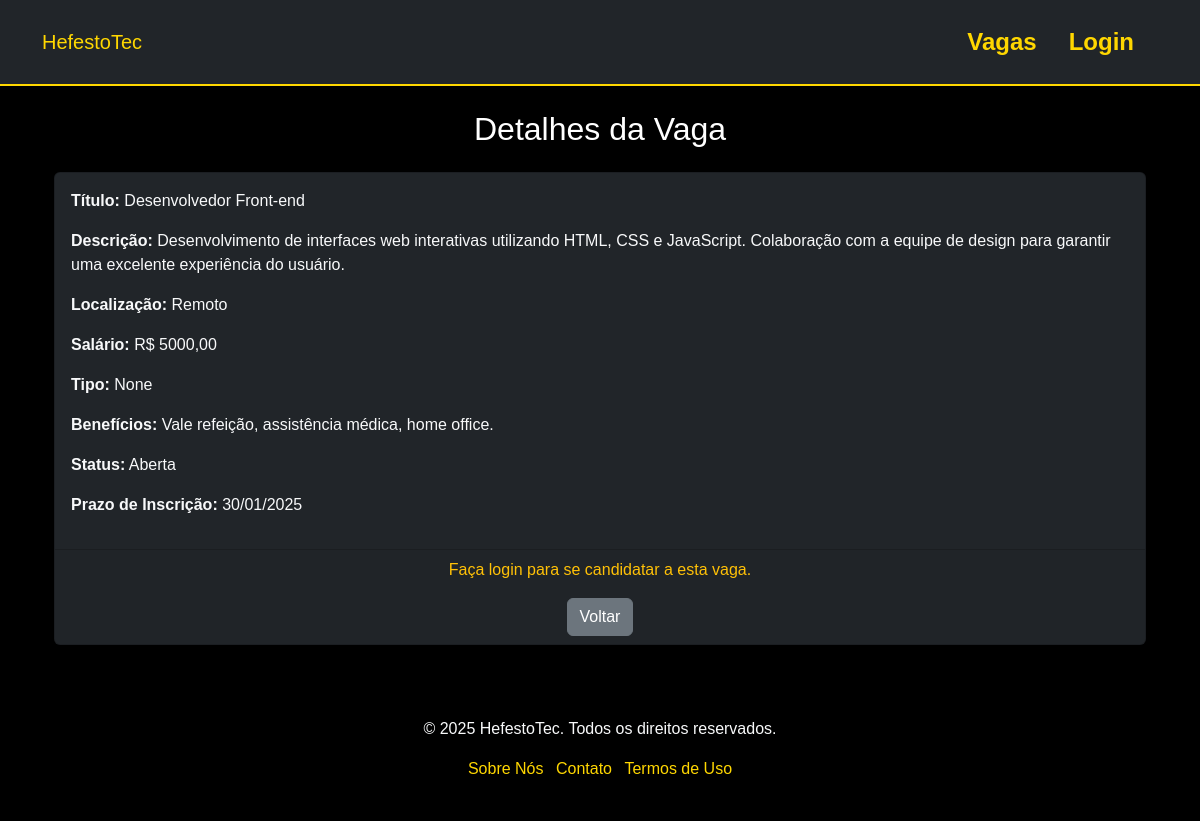
/vagas/1/detalhes/, run on an earlier commit of the app's database.
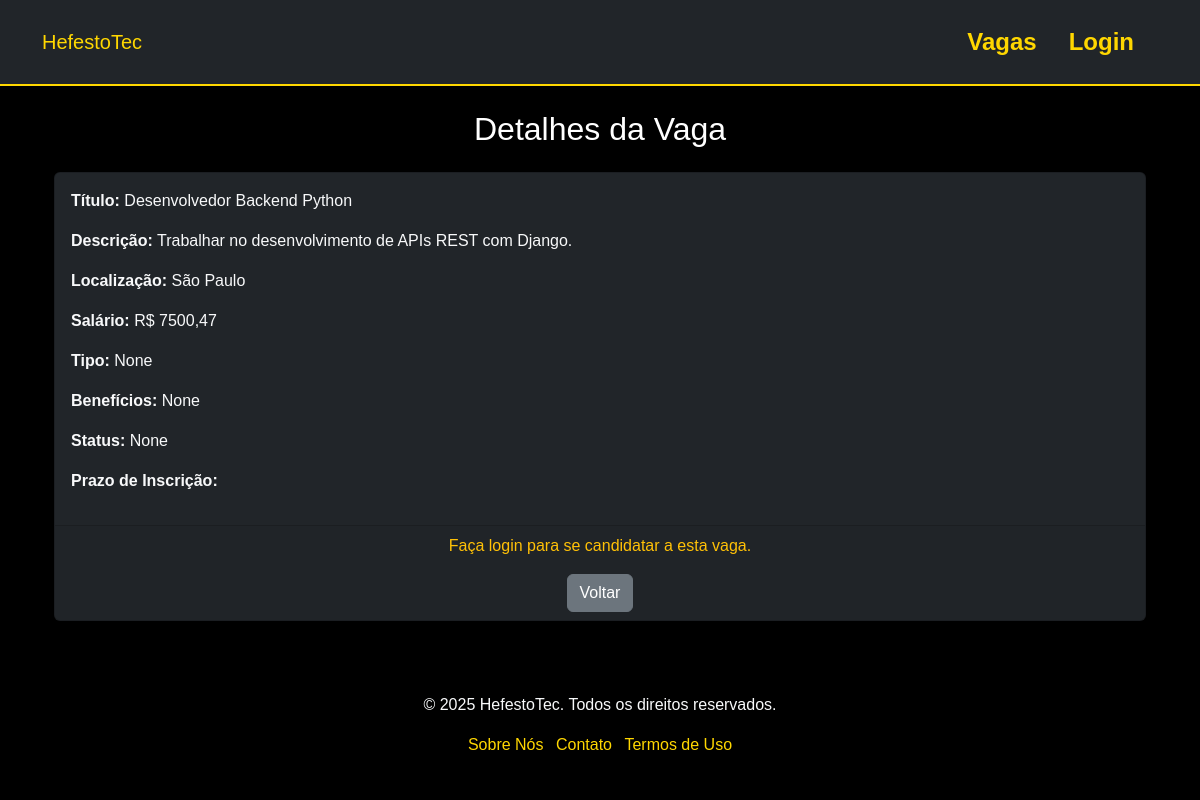
And on a later commit of the database.
### vagas/models.py (models this page shows, shortened)
class Vaga(models.Model):
    titulo = models.CharField(max_length=255)
    descricao = models.TextField()
    localizacao = models.CharField(max_length=100)
    salario = models.DecimalField(max_digits=10, decimal_places=2, null=True, blank=True)
    tipo = models.CharField(max_length=50, blank=True, null=True)
    beneficios = models.TextField(blank=True, null=True)
    status = models.CharField(max_length=50, blank=True, null=True)
    prazo_inscricao = models.DateField(blank=True, null=True)
    data_criacao = models.DateTimeField(auto_now_add=True)

### vagas/views.py (the view)
# urls.py: path('vagas/<int:vaga_id>/detalhes/', views.detalhes_vaga, name='detalhes_vaga'),  # Detalhes de uma vaga
def detalhes_vaga(request, vaga_id):
    vaga = get_object_or_404(Vaga, id=vaga_id)
    return render(request, 'vagas/detalhes_vaga.html', {'vaga': vaga})

### vagas/templates/vagas/detalhes_vaga.html
{% extends 'vagas/base.html' %}
{% block content %}
<div class="container mt-4">
    <h2 class="text-center mb-4">Detalhes da Vaga</h2>
    <div class="card bg-dark text-light">
        <div class="card-body">
            <p><strong>Título:</strong> {{ vaga.titulo }}</p>
            <p><strong>Descrição:</strong> {{ vaga.descricao }}</p>
            <p><strong>Localização:</strong> {{ vaga.localizacao }}</p>
            <p><strong>Salário:</strong> R$ {{ vaga.salario }}</p>
            <p><strong>Tipo:</strong> {{ vaga.tipo }}</p>
            <p><strong>Benefícios:</strong> {{ vaga.beneficios }}</p>
            <p><strong>Status:</strong> {{ vaga.status }}</p>
            <p><strong>Prazo de Inscrição:</strong> {{ vaga.prazo_inscricao|date:"d/m/Y" }}</p>
        </div>
        <div class="card-footer text-center">
            {% if user.is_authenticated %}
                <a href="{% url 'candidatar_vaga' vaga.id %}" class="btn btn-success me-2">Candidatar-se</a>
            {% else %}
                <p class="text-warning">Faça login para se candidatar a esta vaga.</p>
            {% endif %}
            <a href="{% url 'listar_vagas' %}" class="btn btn-secondary">Voltar</a>
        </div>
    </div>
</div>
{% endblock %}

What changed in the data, as far as the page shows it:
changed Vaga "None": titulo "Desenvolvedor Front-end" → "Desenvolvedor Backend Python"; descricao "Desenvolvimento de interfaces web interativas utilizando HTML, CSS e JavaScript. Colaboração com a equipe de design para garantir uma excelente experiência do usuário." → "Trabalhar no desenvolvimento de APIs REST com Django."; localizacao "Remoto" → "São Paulo"; salario "5000,00" → "7500,47"; beneficios "Vale refeição, assistência médica, home office." → "None"; status "Aberta" → "None"; prazo_inscricao "30/01/2025" → (not shown)
